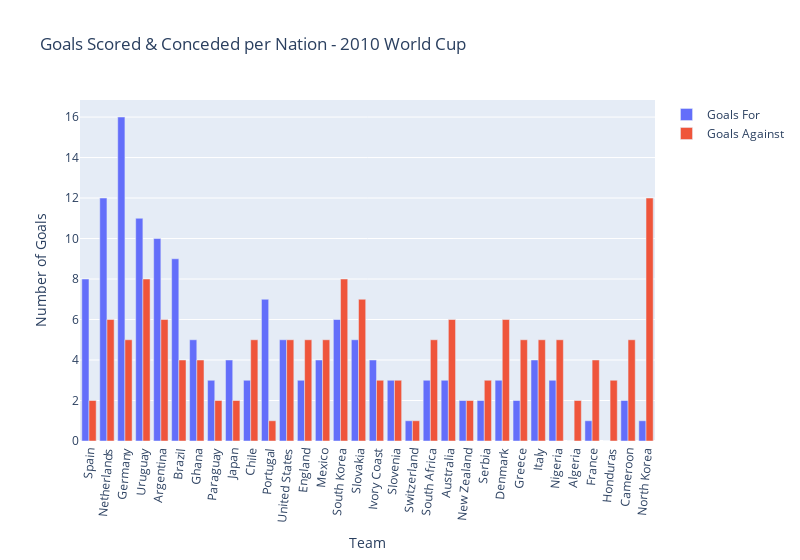

The code cell stored with this chart in its notebook:
### Code cell
config = dict({'scrollZoom': True})
fig4 = px.bar(fifa_world_cup_2010_data, x="Team", y=["Goals For", "Goals Against"], title="Goals Scored & Conceded per Nation - 2010 World Cup", barmode="group", labels={"Team":"Team", "value":"Number of Goals", "variable":""}, width=800)
fig4.update_xaxes(tickangle=-85)
fig4.show("svg")

### Figure 1 — Plotly figure (JSON) as saved in the notebook; plotly's stock layout.template omitted (floating-point values rounded to 4 significant figures)
{"data": [{"alignmentgroup": "True", "hovertemplate": "=Goals For<br>Team=%{x}<br>Number of Goals=%{y}<extra></extra>", "legendgroup": "Goals For", "marker": {"color": "#636efa", "pattern": {"shape": ""}}, "name": "Goals For", "offsetgroup": "Goals For", "orientation": "v", "showlegend": true, "textposition": "auto", "type": "bar", "x": ["Spain", "Netherlands", "Germany", "Uruguay", "Argentina", "Brazil", "Ghana", "Paraguay", "Japan", "Chile", "Portugal", "United States", "England", "Mexico", "South Korea", "Slovakia", "Ivory Coast", "Slovenia", "Switzerland", "South Africa", "Australia", "New Zealand", "Serbia", "Denmark", "Greece", "Italy", "Nigeria", "Algeria", "France", "Honduras", "Cameroon", "North Korea"], "xaxis": "x", "y": [8, 12, 16, 11, 10, 9, 5, 3, 4, 3, 7, 5, 3, 4, 6, 5, 4, 3, 1, 3, 3, 2, 2, 3, 2, 4, 3, 0, 1, 0, 2, 1], "yaxis": "y"}, {"alignmentgroup": "True", "hovertemplate": "=Goals Against<br>Team=%{x}<br>Number of Goals=%{y}<extra></extra>", "legendgroup": "Goals Against", "marker": {"color": "#EF553B", "pattern": {"shape": ""}}, "name": "Goals Against", "offsetgroup": "Goals Against", "orientation": "v", "showlegend": true, "textposition": "auto", "type": "bar", "x": ["Spain", "Netherlands", "Germany", "Uruguay", "Argentina", "Brazil", "Ghana", "Paraguay", "Japan", "Chile", "Portugal", "United States", "England", "Mexico", "South Korea", "Slovakia", "Ivory Coast", "Slovenia", "Switzerland", "South Africa", "Australia", "New Zealand", "Serbia", "Denmark", "Greece", "Italy", "Nigeria", "Algeria", "France", "Honduras", "Cameroon", "North Korea"], "xaxis": "x", "y": [2, 6, 5, 8, 6, 4, 4, 2, 2, 5, 1, 5, 5, 5, 8, 7, 3, 3, 1, 5, 6, 2, 3, 6, 5, 5, 5, 2, 4, 3, 5, 12], "yaxis": "y"}], "layout": {"barmode": "group", "legend": {"title": {"text": ""}, "tracegroupgap": 0}, "title": {"text": "Goals Scored & Conceded per Nation - 2010 World Cup"}, "width": 800, "xaxis": {"anchor": "y", "domain": [0, 1], "tickangle": -85, "title": {"text": "Team"}}, "yaxis": {"anchor": "x", "domain": [0, 1], "title": {"text": "Number of Goals"}}}}
